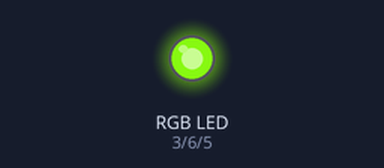
Bench run of a sketch on a simulated Arduino Uno, built with avr-gcc and run on an emulated ATmega328P. On the bench: an RGB LED mixed from three pins (HIGH = lit). What the sketch prints to the serial monitor is not drawn.

Above: at 0.11 s.
At 9.62 s:
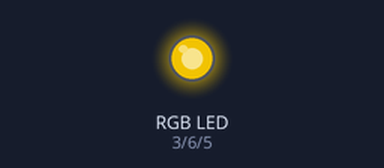
At 19.89 s:
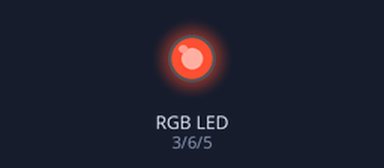
At 30.17 s:
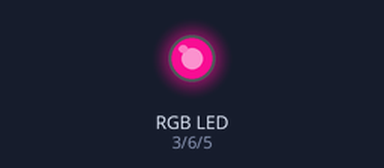
At 39.85 s:
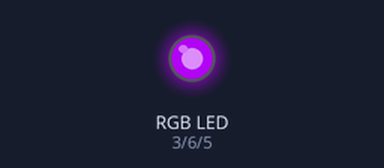
Timing chart, 0 to 40.0 s (numbered marks = the images above):
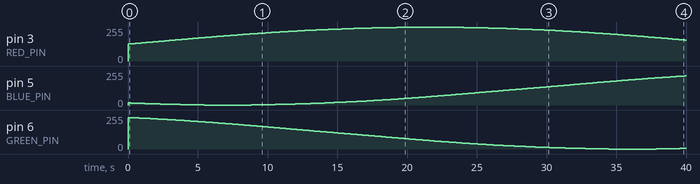

Measured:
- by itself, pin 3 (RED_PIN): rises from 0/255 to 254/255 in 21.7 s, then falls to 157/255 in 18.3 s
- by itself, pin 5 (BLUE_PIN): 0/255 → 16/255 at 0.00 s, → 15/255 0.18 s later, → 14/255 0.23 s later, → 13/255 0.25 s later, … (235 changes in this stretch)
- by itself, pin 6 (GREEN_PIN): 0/255 → 236/255 at 0.00 s, → 235/255 0.17 s later, → 234/255 0.22 s later, → 233/255 0.22 s later, … (242 changes in this stretch)

The sketch:

rgbsine.ino
```cpp
/* PWM Pin Slot Placements */
int const RED_PIN = 3;
int const BLUE_PIN = 5;
int const GREEN_PIN = 6;

/* Controls the speed of our sine's oscillation */
float const FREQUENCY = .001;

/* Sets the center of amplitude for our sine to oscillate from */
float const CENTER = (255 / 2);

/* Controls the amplitude of our values (range 0-255) */
float const AMPLITUDE = (255 / 2);

/* 0deg out of phase, default sine wave */
int const RED_PHASE = 0;

/* 120deg out of phase of our default sine wave */
float const GREEN_PHASE = (2 * PI / 3);

/* 240deg out of phase of our default sine wave */
float const BLUE_PHASE = (4 * PI / 3);

/* Number of colors to generate in a sine wave */
int const COLOR_COUNT = 32000;

void setup() {
    Serial.begin(9600);
}

void loop() {
    int redValue = 0;
    int greenValue = 0;
    int blueValue = 0;

    int i = 0;
    for (; i < COLOR_COUNT; i++) {
        redValue = sin(FREQUENCY * i + RED_PHASE) * AMPLITUDE + CENTER;
        greenValue = sin(FREQUENCY * i + GREEN_PHASE) * AMPLITUDE + CENTER;
        blueValue = sin(FREQUENCY * i + BLUE_PHASE) * AMPLITUDE + CENTER;
        analogWrite(RED_PIN, redValue);
        analogWrite(GREEN_PIN, greenValue);
        analogWrite(BLUE_PIN, blueValue);

        Serial.print(round(redValue));
        Serial.print(", ");
        Serial.print(round(greenValue));
        Serial.print(", ");
        Serial.print(round(blueValue));
        Serial.println("");
    }
}
```
